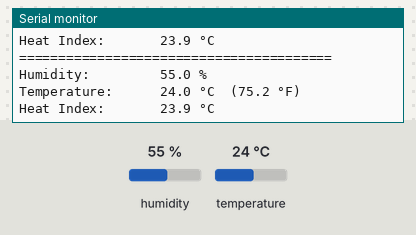
A sketch run on a simulated Arduino Uno, built with avr-gcc and run on an emulated ATmega328P. Parts: the last lines printed to the serial monitor. The test bench sets the inputs (shaded band); at power-on: humidity 55 %, temperature 24 °C.

Above: at 4.8 s.
4.9 s: humidity set to 22 %
At 7.6 s:
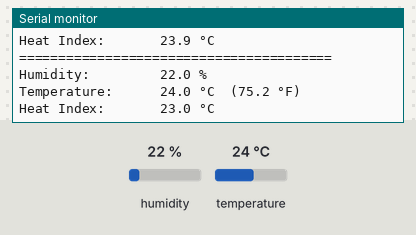
8.0 s: temperature set to 12 °C
At 9.8 s:
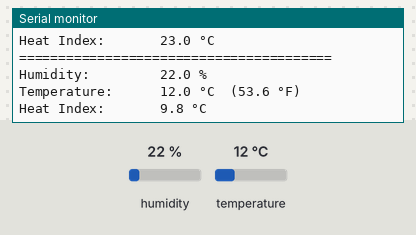
14.5 s: humidity set to 40 %
At 17.7 s:
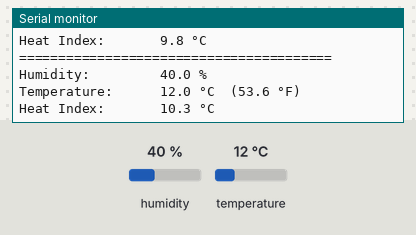
Timing chart, 0 to 19.2 s (numbered marks = the images above; inputs shaded):
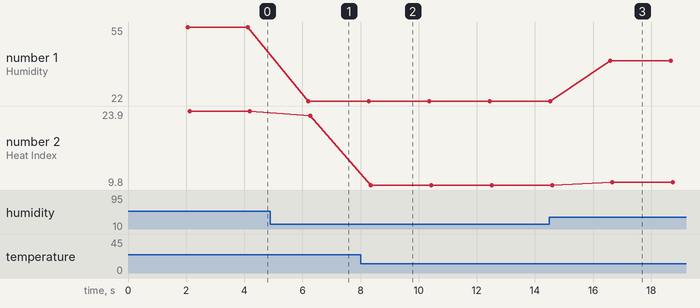

Measured:
- after the input at 4.9 s, the serial monitor: prints a new line after 1.3 s (image 1)
- after the input at 8.0 s, the serial monitor: prints a new line after 0.31 s (image 2)
- after the input at 14.5 s, the serial monitor: prints a new line after 2.1 s (image 3)
- plotted number 1: 55 → 22 after the input at 4.9 s, 22 → 40 after the input at 14.5 s
- plotted number 2: 23.9 → 23 after the input at 4.9 s, 23 → 9.8 after the input at 8.0 s, 9.8 → 10.3 after the input at 14.5 s

The sketch:

sketch.ino
```cpp
/*
 * Task 2: Digital Temperature & Humidity Reading
 * Board: Arduino Uno
 * Sensor: DHT11 / DHT22 (Wokwi uses wokwi-dht22 component)
 *
 * Wiring:
 * - DHT VCC -> Arduino 5V
 * - DHT GND -> Arduino GND
 * - DHT Data/SDA -> Arduino Digital Pin 2
 *
 * Note: If deploying on physical DHT11 hardware, set DHTTYPE to DHT11 below.
 */

#include "DHT.h"

#define DHTPIN 2     // Digital pin connected to the DHT sensor
#define DHTTYPE DHT22   // For Wokwi simulation use DHT22; change to DHT11 for physical DHT11

DHT dht(DHTPIN, DHTTYPE);

void setup() {
  Serial.begin(9600);
  Serial.println(F("--- Task 2: DHT Temperature & Humidity Monitor ---"));

  dht.begin();
}

void loop() {
  // Sensor reading interval: DHT sensors require at least 1-2 seconds between samples
  delay(2000);

  // Read humidity and temperature
  float humidity = dht.readHumidity();
  float temperatureC = dht.readTemperature();
  float temperatureF = dht.readTemperature(true);

  // Verify that the reading was successful
  if (isnan(humidity) || isnan(temperatureC) || isnan(temperatureF)) {
    Serial.println(F("[ERROR] Failed to read from DHT sensor! Check connections."));
    return;
  }

  // Compute Heat Index in Celsius and Fahrenheit
  float heatIndexC = dht.computeHeatIndex(temperatureC, humidity, false);

  Serial.println(F("========================================"));
  Serial.print(F("Humidity:         "));
  Serial.print(humidity, 1);
  Serial.println(F(" %"));
  Serial.print(F("Temperature:      "));
  Serial.print(temperatureC, 1);
  Serial.print(F(" °C  ("));
  Serial.print(temperatureF, 1);
  Serial.println(F(" °F)"));
  Serial.print(F("Heat Index:       "));
  Serial.print(heatIndexC, 1);
  Serial.println(F(" °C"));
}
```
